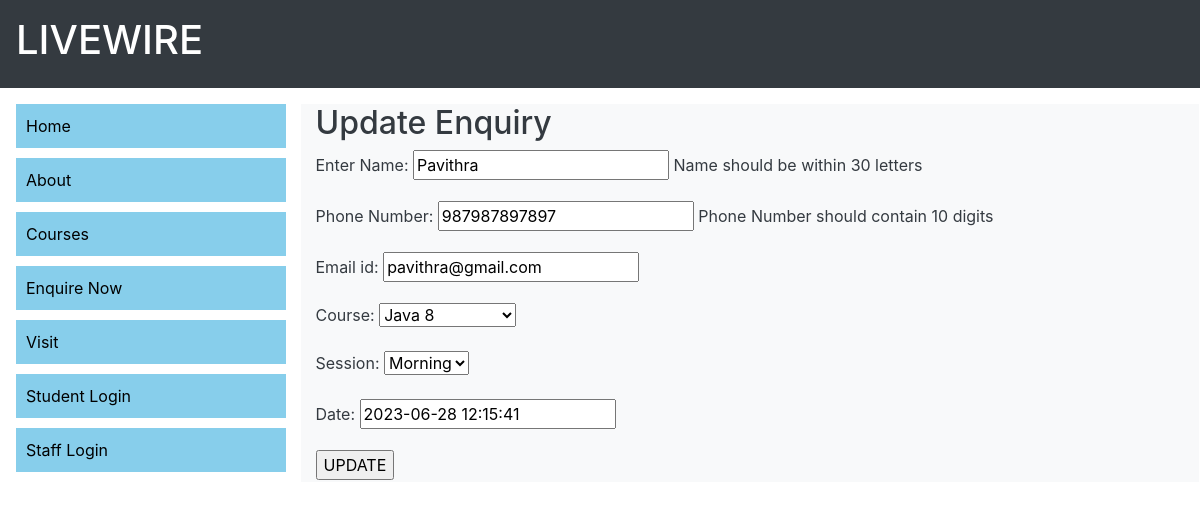
Page /profile/view/edit/3/ (signed in) on the committed database.
### myapp/models.py (models this page shows)
class Enquiry(models.Model):
    name = models.CharField(max_length=30,verbose_name='Enter Name',help_text='Name should be within 30 letters')
    phone = models.IntegerField(verbose_name='Phone Number',help_text='Phone Number should contain 10 digits')
    email = models.EmailField(verbose_name='Email id')
    course = models.CharField(max_length=20,
                              choices=[('Python','Python3'),
                                       ('Java','Java 8'),
                                       ('Web Designing','Web Designing'),
                                       ('Django','Django'),
                                       ('Full Stack','Full Stack')])
    session = models.CharField(max_length=10,choices=[('Morning','Morning'),
                                                      ('Evening','Evening')],
                               default='Morning')
    date = models.DateTimeField(default=datetime.now())

### myapp/views.py (the view)
# urls.py: path('profile/view/edit/<id>/',editPage,name='editenq'),
@login_required()
def editPage(request, id):
    data = get_object_or_404(Enquiry, pk=id)
    form = EnquiryForm(request.POST or None, instance = data)
    if form.is_valid():
        form.save()
        return redirect('/profile/view')
    return render(request,'updateEnquiry.html',{'data':form})

### myapp/forms.py
class EnquiryForm(forms.ModelForm):
    class Meta:
        model = Enquiry
        fields = "__all__"

### templates/updateEnquiry.html (shortened to what this page needs)
{%extends 'base.html'%}
{%block content%}
    <h2>Update Enquiry</h2>
    <form method="post">
        {{data.as_p}}
        <input type="submit" value="UPDATE">
    </form>
{%endblock%}

### rows in the picture
Enquiry: name "Pavithra", phone "987987897897", email "pavithra@gmail.com", course "Java 8", session "Morning", date "2023-06-28 12:15:41"
